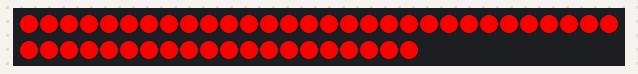
Recording of a sketch running on a simulated Arduino Uno, built with avr-gcc and run on an emulated ATmega328P. Parts: 50 RGB LEDs in strip order, left to right, continuing on the next row. The strip is taken to match the declared colour order.

Above: at 0.1 s.
At 1.1 s:
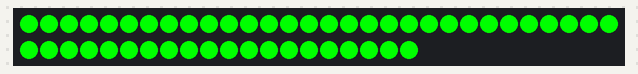
At 2.1 s:
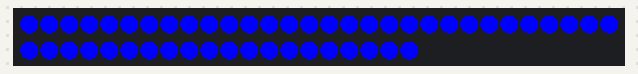
At 3.1 s:
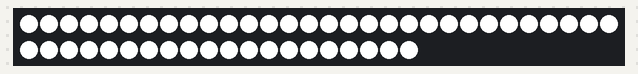
At 4.1 s:
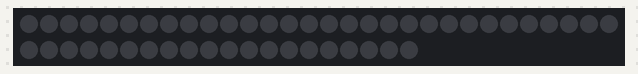

The sketch:

M5NanoC6_Neopixel50.ino
```cpp
// An external Neopixel-stripe with 50 RGB-LEDs (RGB order of primary color).
// - https://docs.m5stack.com/en/core/M5NanoC6

// GROVE PORT (UNIVERSAL):
// 1 GPIO1, TWI(SCL), UART(RX)
// 2 GPIO2, TWI(SDA), UART(TX)
// 3 +5V
// 4 GND

//-------------------------------------------------------------------
#include <Adafruit_NeoPixel.h>

//-------------------------------------------------------------------
const int PIN_DATA_STRIPE = 1; // 1, 2

const int NUM_LEDS = 50;

// Adafruit_NeoPixel stripe(NUM_LEDS, PIN_DATA_STRIPE, NEO_GRB + NEO_KHZ800); // GRB order of primary color
Adafruit_NeoPixel stripe(NUM_LEDS, PIN_DATA_STRIPE, NEO_RGB + NEO_KHZ800); // RGB order of primary color


//-------------------------------------------------------------------
void setup()
{
  stripe.begin();
  stripe.show();
}

//-------------------------------------------------------------------
void loop()
{
  for (int x = 0; x < NUM_LEDS; x++) {
    // R=100% G=0%, B=0%
    stripe.setPixelColor(x, 255, 0, 0);
  }
  stripe.show();
  delay(1000);

  for (int x = 0; x < NUM_LEDS; x++) {
    // R=0% G=100%, B=0%
    stripe.setPixelColor(x, 0, 255, 0);
  }
  stripe.show();
  delay(1000);

  for (int x = 0; x < NUM_LEDS; x++) {
    // R=0% G=0%, B=100%
    stripe.setPixelColor(x, 0, 0, 255);
  }
  stripe.show();
  delay(1000);

  for (int x = 0; x < NUM_LEDS; x++) {
    // R=100% G=100%, B=100%
    stripe.setPixelColor(x, 255, 255, 255);
  }
  stripe.show();
  delay(1000);

  for (int x = 0; x < NUM_LEDS; x++) {
    // R=0% G=0%, B=0%
    stripe.setPixelColor(x, 0, 0, 0);
  }
  stripe.show();
  delay(1000);
}
```

Measured:
- by itself, everything shown: repeats every 5.0 s, in 5 steps
- what the display in image 1 shows lasts 1.0 s, from 1.0 s to 2.0 s
